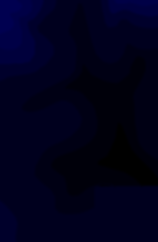
#> input picture map.png, 158 x 242 px
$ python 2010.py
#> lines starting #> are read from the running program, lines starting #| are printed output that depends on the picture
from PIL import Image


### Read topography

filename = "map.png"

a = Image.open(filename)
#> a is the input picture: PIL image 158x242 RGBA; mean R, G, B, A 0, 0, 27.3, 255
p = a.load()

siz = a.size
#> siz = (158, 242)

#158 242

topography = [[0 for i in xrange(siz[1])] for j in xrange(siz[0])]


print(siz)
#| (158, 242)
for x in range(0, siz[1]):

    st = ""
    for y in range(siz[0]-1, 0, -1):
        ar = p[y, x]
        height = ar[2]*10
        topography[y][x] = height
#> after the loop, topography = 158 items
        #print(str(x) + ", " + str(y) + ", " + str(height))


def cross(v_a, v_b):
    return [v_a[1] * v_b[2] - v_a[2]*v_b[1], v_a[2]*v_b[0] - v_a[0]*v_b[2], v_a[0]*v_b[1] - v_a[1]*v_b[0]]

class Bed:
    def __init__(self, points, thickness, faults_above, faults_below, z_index, colour):
        self.points = points
        self.thickness = thickness # Thickness above points. If this is the top surface make negative.
        self.get_indices()
        self.bounding_faults_top = faults_above
        self.bounding_faults_bottom = faults_below
        self.z = z_index # If the point is in two units then take the highest z-index - ie, an unconformity.
        self.colour = colour
    def get_indices(self):
        if (len(self.points)<3):
            print("Insufficient Points")
            return 0
        v_a = [self.points[1][0] - self.points[0][0], self.points[1][1] - self.points[0][1], self.points[1][2] - self.points[0][2]]
        v_b = [self.points[2][0] - self.points[0][0], self.points[2][1] - self.points[0][1], self.points[2][2] - self.points[0][2]]
        normal = cross(v_a, v_b)
        if (normal[2] < 0):
            normal[0] = -normal[0]
            normal[1] = -normal[1]
            normal[2] = -normal[2]
        normal.append(normal[0]*self.points[0][0] + normal[1]*self.points[0][1] + normal[2]*self.points[0][2])
        self.indices = normal
    def is_point_below(self,point):
        z_bed = (self.indices[3] - self.indices[0]*point[0] - self.indices[1]*point[1])/(self.indices[2])
        if (point[2] <= z_bed):
            return 1
        return 0
    def is_point_inside(self, point):
        z_bed = (self.indices[3] - self.indices[0]*point[0] - self.indices[1]*point[1])/(self.indices[2])
        z_top = z_bed + self.thickness
        if ((z_bed <= point[2] and point[2] <= z_top) or (z_top <= point[2] and point[2] <= z_bed)):
            return 1
        return 0

beds = []
faults = []

faults.append(Bed([[159, 81, 100], [0,207, 500], [95,125,200]], 50, [], [], 9, [0,0,0]))

beds.append(Bed([[159, 81, 100], [0,207, 500], [95,125,200]], 50, [], [], 9, [0,0,0]))

beds.append(Bed([[67, 0, 300], [45, 242, 200], [71, 91, 200]], 900, [0],[],1, [1,0,0])) # Sandstone
beds.append(Bed([[67, 0, 300], [45, 242, 200], [71, 91, 200]], -300, [0],[],1, [0, 0, 1])) # Shale

beds.append(Bed([[47, 182, 500], [71, 147, 400], [55, 242, 400]], 900, [],[0],1, [1,0,0])) # Sandstone
beds.append(Bed([[47, 182, 500], [71, 147, 400], [55, 242, 400]], -300, [],[0],1, [0, 0, 1])) # Shale bounding faults bottom 0

beds.append(Bed([[47, 182, 400], [71, 147, 400], [55, 242, 400]], 700, [0],[],4, [0.44, 0.4,0])) # Unconformity
beds.append(Bed([[47, 182, 600], [71, 147, 600], [55, 242, 600]], 700, [],[0],3, [0.44, 0.4,0])) # Unconformity

z = 300

x = 50
y = 60

upper_x = 160
upper_y = 242

def get_unit(point):
    current_zindex = 0
    current_unit = -1
    q = 0
    for i in range(0, len(beds)):
        q = 0
        if (beds[i].is_point_inside(point) == 1):
            for p in beds[i].bounding_faults_top:
                if (faults[p].is_point_below(point) == 1):
                    q = 1
            for p in beds[i].bounding_faults_bottom:
                if (faults[p].is_point_below(point) != 1):
                    q = 1
            if (beds[i].z > current_zindex and q == 0):
                #Then this is our unit
                current_zindex = beds[i].z
                current_unit = i
    return current_unit


def image_over_z(z, topographyr, filename):
#> called with z = 200, topographyr = 0, filename = 'example.png'
    img = Image.new( 'RGB', (len(topography),len(topography[0])), "black") # create a new black image
#> img: PIL image 158x242 RGB; every value is 0
    pixels = img.load() # create the pixel map
    for x in range(0, len(topography)):
        for y in range(0, len(topography[0])):
            if (topographyr == 1):
                z = topography[x][y]
            print(z)
            qw = get_unit([x, 242-y, z-2])

            qwer = beds[qw].colour
            if (qw == -1):
                qwer = [1, 1, 1]
            pixels[x, y] = (int(qwer[0]*255*2*z/800), int(qwer[1]*255*2*z/800), int(qwer[2]*255*2*z/800))
#> this loop made 158 passes
#> (printed output is left out)

    img.save(filename)
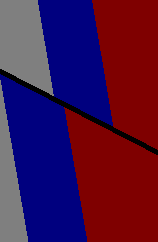
#> saved as example.png: PIL image 158x242 RGB; mean R, G, B 74.3, 20, 69.8


def image_over_y(y, filename):
    img = Image.new( 'RGB', (len(topography),100), "black") # create a new black image
    pixels = img.load() # create the pixel map
    for x in range(0, len(topography)):
        for z in range(0, 100):
            if (z*10 <= topography[x][y]):
                qw = get_unit([x, y, z*10])
                qwer = beds[qw].colour
                if (qw == -1):
                    qwer = [1, 1, 1]
                pixels[x, 99-z] = (int(qwer[0]*255), int(qwer[1]*255), int(qwer[2]*255))
            else:
                pixels[x, 99-z] = (255, 255, 255)


    img.save(filename)

#image_over_y(241, "example.png")
image_over_z(200, 0, "example.png")
print("The point "+str(x)+", "+str(y)+", "+str(z)+" is within unit "+str(get_unit([x, y, z])))
